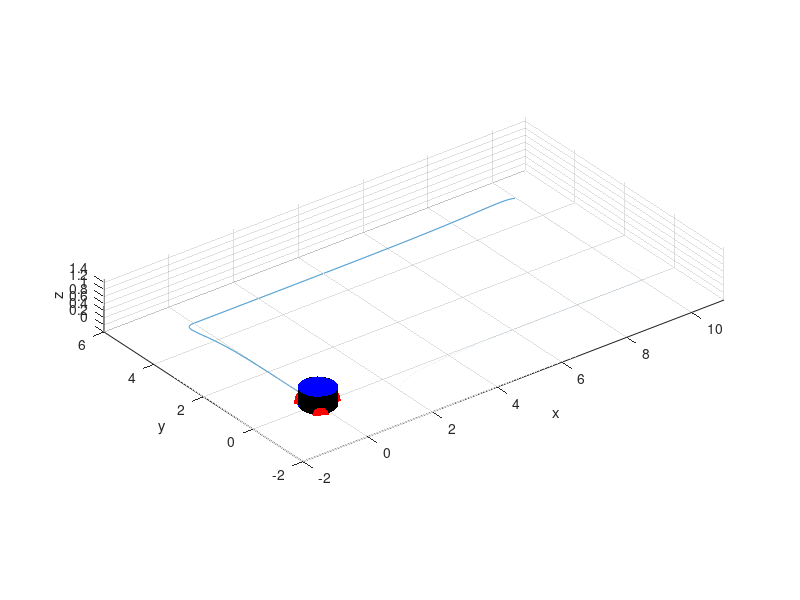

The MATLAB source for this figure: (Note: this script raises an error after producing the figure.)
clear;
clc;

% set axis
myaxes = axes( ...
    'xlim', [-10, 15], ...
    'ylim', [-10, 10], ...
    'zlim', [-10, 10] ...
    );
view(3);
grid on;
axis equal;
hold on;
xlabel('x');
ylabel('y');
zlabel('z');

xmin = -2;
xmax = 11;
ymin = -2;
ymax = 6;
zmin = 0;
zmax = 1.5;

% xmin = -2;
% xmax = 2;
% ymin = -2;
% ymax = 2;
% zmin = 0;
% zmax = 1.5;


axis([xmin xmax ymin ymax zmin zmax]);
axis manual;



% generate 3D model
base_radius = 0.5;
base_height = 0.5;
wheel_radius = 0.2;
wheel_width = 0.1;

[xcylinder ycylinder zcylinder] = cylinder(base_radius);
zcylinder = zcylinder * base_height; % scale height

[xwheel, ywheel, zwheel] = cylinder(wheel_radius);
zwheel = zwheel * wheel_width - wheel_width/2;

[xcone ycone zcone] = cylinder([0.1 0.0]);
[xsphere ysphere zsphere] = sphere();

% Plot the different orientation of the shapes
% Add the cylinder surface
h(1) = surface(xcylinder, ycylinder, zcylinder, ...
    'FaceColor', 'black', 'EdgeColor', 'none');

% Add top and bottom lids using `fill3`
topLid = fill3(xcylinder(2, :), ycylinder(2, :), zcylinder(2, :), 'blue', 'EdgeColor', 'none'); % Top lid
bottomLid = fill3(xcylinder(1, :), ycylinder(1, :), zcylinder(1, :), 'blue', 'EdgeColor', 'none'); % Bottom lid

% wheels
for i = 1:3
    wheelCoords = [xwheel(:)'; ywheel(:)'; zwheel(:)'];
    rot_y = pi/2;
    rotationY = [
        cos(rot_y), 0, sin(rot_y);
        0, 1, 0;
        -sin(rot_y), 0, cos(rot_y)
        ];
    wheelCoords = rotationY * wheelCoords;

    % rotate the wheel to align with its respective angle
    rot_z = 2*pi/3 * (i-1);
    rotationZ = [
        cos(rot_z), -sin(rot_z), 0;
        sin(rot_z), cos(rot_z), 0;
        0, 0, 1
        ];
    wheelCoords = rotationZ * wheelCoords;

    % Translate wheel into position
    xWheel = reshape(wheelCoords(1, :), size(xwheel)) + base_radius * cos(rot_z);
    yWheel = reshape(wheelCoords(2, :), size(ywheel)) + base_radius * sin(rot_z);
    zWheel = reshape(wheelCoords(3, :), size(zwheel));

    h(1+i) = surface(xWheel, yWheel, zWheel, ...
        'FaceColor', 'red', 'EdgeColor', 'none');
    h(4+i) = fill3(xWheel(2,:), yWheel(2,:), zWheel(2,:), 'red', 'EdgeColor', 'none');
    %h(7+i) = fill3(xWheel(1,:), yWheel(1,:), zWheel(1,:), 'red', 'EdgeColor', 'none');
    
end


% Group objects into hgtransform for animation
combinedobject = hgtransform('parent', myaxes);
set([h, topLid, bottomLid], 'Parent', combinedobject);
drawnow

% define the motion coordinates


%load("MPC Mat Data/trajectory_data_5kg.mat");
load("SMC_Massa10kg.mat");

longitude = y;
latitude = x;

height_above_ground = wheel_radius;
altitute = height_above_ground * ones(1,length(x));
bearing = theta;

plot(x, y)
% Animate using makehgtform
for i = 1:length(latitude)


    translation = makehgtform('translate', ...
        [latitude(i) longitude(i) altitute(i)]); % Correct variable name

    %set(combinedobject, 'matrix', translation);

    rotation = makehgtform('zrotate', bearing(i));
    %set(combinedobject, 'matrix', rotation);

    set(combinedobject, 'matrix', ...
        translation*rotation);

    pause(0.01);
    disp([i,latitude(i),longitude(i)]);
end